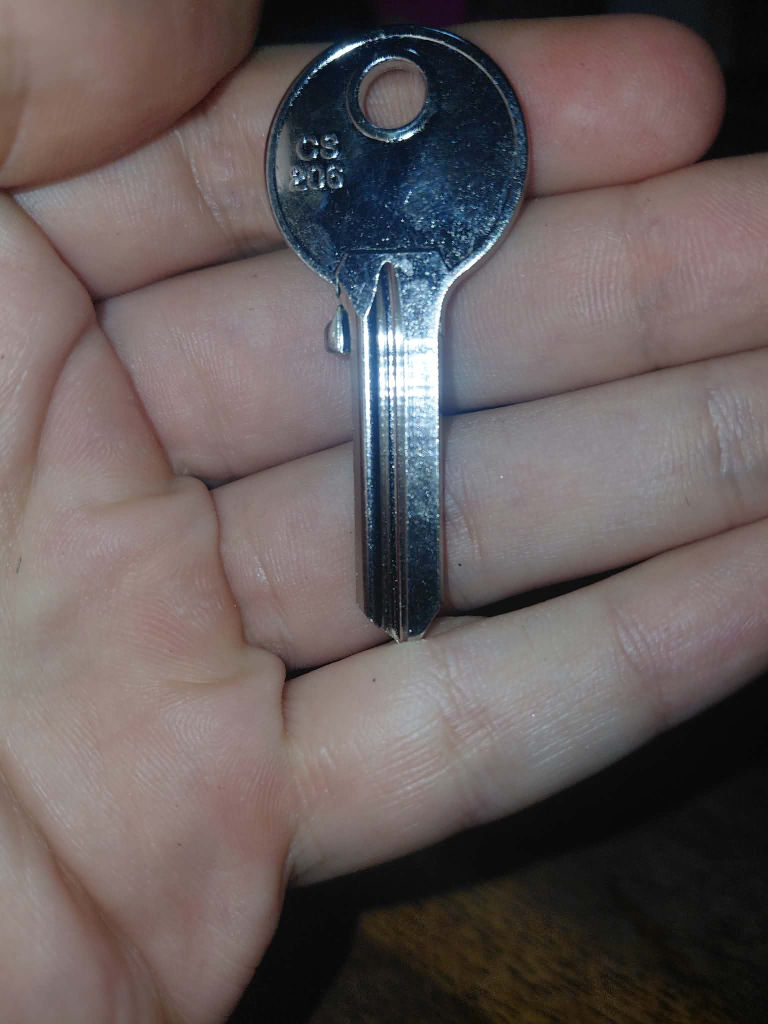
#> input picture backend/yolo/raw_images/C8 208/22af9ed4-f1ae-44d5-8799-f87e43d8c9a2.jpg, 1536 x 2048 px (shown at 1/2 size); its folder holds only this picture in this run
$ python prepare_dataset.py
#> lines starting #> are read from the running program, lines starting #| are printed output that depends on the picture
"""
Script de préparation et d'augmentation du dataset YOLOv8 Classification.
Usage :
    cd backend
    venv\\Scripts\\python yolo/prepare_dataset.py

Fonctionnement :
1. Vous téléchargez 3 à 10 photos par modèle de clé depuis Internet (Google Images, catalogues Silca/JMA).
2. Vous les rangez dans des sous-dossiers :
       backend/yolo/raw_images/
         SX9/    (images téléchargées pour SX9)
         TE2/    (images téléchargées pour TE2)
         EU6P/
         ...
3. Ce script s'occupe de TOUT le reste :
   - Redimensionnement et cadrage propre.
   - Augmentation réaliste (rotations légères, variations d'éclairage et contraste).
     *Note : Pas d'inversion miroir car les rainures gauche/droite d'une clé sont distinctives.*
   - Répartition automatique en train (80%) et val (20%) dans backend/yolo/dataset/.
"""
from pathlib import Path
import random
import shutil
from PIL import Image, ImageEnhance, ImageOps

RAW_DIR = Path(__file__).resolve().parent / "raw_images"
DATASET_DIR = Path(__file__).resolve().parent / "dataset"
TRAIN_DIR = DATASET_DIR / "train"
VAL_DIR = DATASET_DIR / "val"

SUPPORTED_EXTS = {".jpg", ".jpeg", ".png", ".webp"}


def preparer_image_carree(img: Image.Image, taille: int = 416) -> Image.Image:
    """Rend l'image carrée avec marges neutres pour éviter la déformation de la clé."""
    img = ImageOps.exif_transpose(img).convert("RGB")
    w, h = img.size
    max_dim = max(w, h)

    # Déterminer la couleur de fond par la médiane des bords
    carre = Image.new("RGB", (max_dim, max_dim), (240, 240, 240))
    carre.paste(img, ((max_dim - w) // 2, (max_dim - h) // 2))
    return carre.resize((taille, taille), Image.Resampling.LANCZOS)


def generer_variations(img_base: Image.Image, nb_voulu: int) -> list[Image.Image]:
    """Génère des variations réalistes simulant un smartphone ou une webcam."""
    variations = [img_base]

    angles = [-14, -10, -6, -3, 3, 6, 10, 14]
    luminosites = [0.8, 0.9, 1.1, 1.2, 1.3]
    contrastes = [0.85, 0.95, 1.1, 1.2]

    while len(variations) < nb_voulu:
        v = img_base.copy()

        # Rotation légère (clé posée sur une table)
        if random.random() > 0.3:
            angle = random.choice(angles)
            v = v.rotate(angle, resample=Image.Resampling.BILINEAR, fillcolor=(240, 240, 240))

        # Variation d'éclairage
        if random.random() > 0.3:
            lum = random.choice(luminosites)
            v = ImageEnhance.Brightness(v).enhance(lum)

        # Variation de contraste
        if random.random() > 0.4:
            con = random.choice(contrastes)
            v = ImageEnhance.Contrast(v).enhance(con)

        variations.append(v)

    return variations[:nb_voulu]


def traiter():
    if not RAW_DIR.exists():
        RAW_DIR.mkdir(parents=True, exist_ok=True)
        print("=" * 60)
        print("📁 Dossier créé :", RAW_DIR)
        print("=" * 60)
        print("Pour commencer :")
        print("1. Créez un sous-dossier par clé dans 'yolo/raw_images/' :")
        print("   Ex: yolo/raw_images/SX9/")
        print("       yolo/raw_images/TE2/")
        print("       yolo/raw_images/EU6P/")
        print("2. Déposez-y entre 3 et 10 photos téléchargées depuis le net.")
        print("3. Relancez ce script !")
        return

    classes = [d for d in RAW_DIR.iterdir() if d.is_dir()]
    if not classes:
        print(f"⚠️ Aucun sous-dossier trouvé dans {RAW_DIR}")
        print("Créez des sous-dossiers correspondant à vos modèles (ex: SX9, TE2, EU6P...)")
        return

    # Nettoyage et recréation de dataset/train et dataset/val
    if TRAIN_DIR.exists():
        shutil.rmtree(TRAIN_DIR)
    if VAL_DIR.exists():
        shutil.rmtree(VAL_DIR)

    TRAIN_DIR.mkdir(parents=True, exist_ok=True)
    VAL_DIR.mkdir(parents=True, exist_ok=True)

    print("=" * 60)
    print("   Génération & Augmentation du Dataset YOLO")
    print("=" * 60)

    total_train = 0
    total_val = 0

    for classe_dir in classes:
        classe_nom = classe_dir.name
        fichiers = [f for f in classe_dir.iterdir() if f.is_file() and f.suffix.lower() in SUPPORTED_EXTS]

        if not fichiers:
            print(f"⚠️ Classe '{classe_nom}' ignorée : aucune image valide.")
            continue

        images_base = []
        for f in fichiers:
            try:
                with Image.open(f) as img:
#> img is the input picture: PIL image 1536x2048 RGB; mean R, G, B 102.6, 92.4, 92.4
                    images_base.append(preparer_image_carree(img))
#> in preparer_image_carree, `carre = Image.new("RGB", (max_dim, max_dim), (240, 240, 240))`: carre: PIL image 2048x2048 RGB; every value is 240
#> in preparer_image_carree, `carre.paste(img, ((max_dim - w) // 2, (max_dim - h) // 2))`:
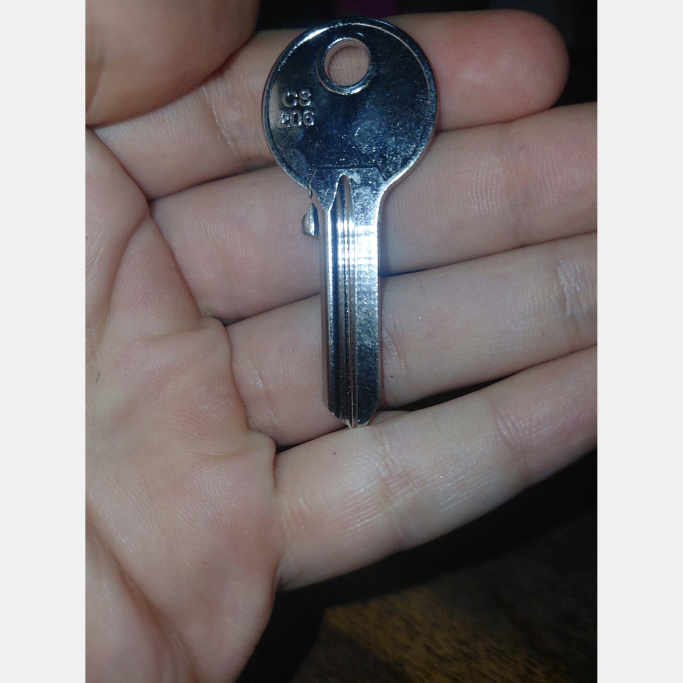
#> carre: PIL image 2048x2048 RGB (shown at 1/3 size); mean R, G, B 137, 129.3, 129.3
#> in preparer_image_carree, `return carre.resize((taille, taille), Image.Resampling.LANCZOS)`:
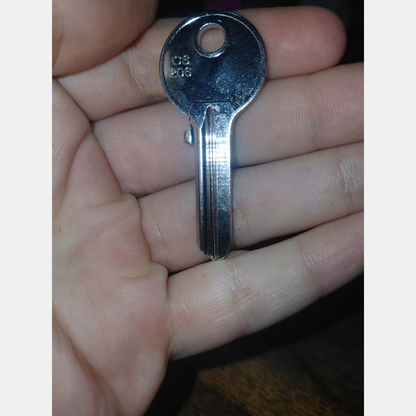
#> returned value: PIL image 416x416 RGB; mean R, G, B 137, 129.3, 129.3
            except Exception as e:
                print(f"  Erreur lecture {f.name} : {e}")

        if not images_base:
            continue

        # Objectif : ~35 images d'entraînement et ~10 images de validation par classe
        nb_train_cible = 35
        nb_val_cible = 10

        # Séparer les bases en train / val
        random.shuffle(images_base)
        if len(images_base) >= 2:
            base_val = [images_base[0]]
            base_train = images_base[1:]
        else:
            base_val = images_base
#> base_val = 1 item
            base_train = images_base
#> base_train = 1 item

        train_variations = []
        for img in base_train:
            train_variations.extend(generer_variations(img, max(1, nb_train_cible // len(base_train))))
#> this loop made 1 pass
#> (angles in generer_variations, luminosites in generer_variations, contrastes in generer_variations) on pass 1: ([-14, -10, -6, -3, 3, 6, 10, 14], [0.8, 0.9, 1.1, 1.2, 1.3], [0.85, 0.95, 1.1, 1.2])
#> after the loop, train_variations = 35 items

        val_variations = []
        for img in base_val:
            val_variations.extend(generer_variations(img, max(1, nb_val_cible // len(base_val))))
#> after the loop, val_variations = 10 items

        # Sauvegarde
        dest_train = TRAIN_DIR / classe_nom
        dest_val = VAL_DIR / classe_nom
        dest_train.mkdir(parents=True, exist_ok=True)
        dest_val.mkdir(parents=True, exist_ok=True)

        for i, img in enumerate(train_variations):
            img.save(dest_train / f"{classe_nom}_train_{i+1:03d}.jpg", quality=92)
            total_train += 1
#> this loop made 35 passes
#> pass 2, in traiter, `img.save(dest_train / f"{classe_nom}_train_{i+1:03d}.jpg", quality=92)`:
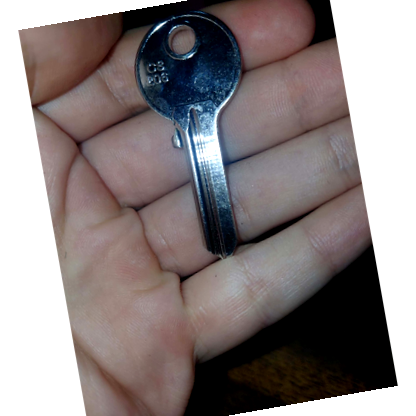
#> saved as C8 208_train_002.jpg: PIL image 416x416 RGB; mean R, G, B 140.1, 131.1, 131.3
#> after the loop, total_train = 35

        for i, img in enumerate(val_variations):
            img.save(dest_val / f"{classe_nom}_val_{i+1:03d}.jpg", quality=92)
            total_val += 1
#> this loop made 10 passes
#> pass 2, in traiter, `img.save(dest_val / f"{classe_nom}_val_{i+1:03d}.jpg", quality=92)`:
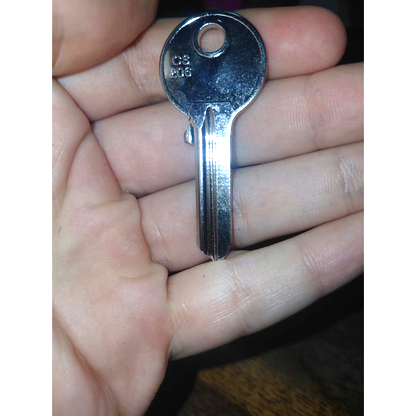
#> saved as C8 208_val_002.jpg: PIL image 416x416 RGB; mean R, G, B 163.3, 153.3, 153.1
#> after the loop, total_val = 10

        print(f"✅ Classe '{classe_nom}' : {len(fichiers)} image(s) source -> {len(train_variations)} train, {len(val_variations)} val")
#| ✅ Classe 'C8 208' : 1 image(s) source -> 35 train, 10 val
#> pass 2 of the loop in traiter, `for classe_dir in classes:`:
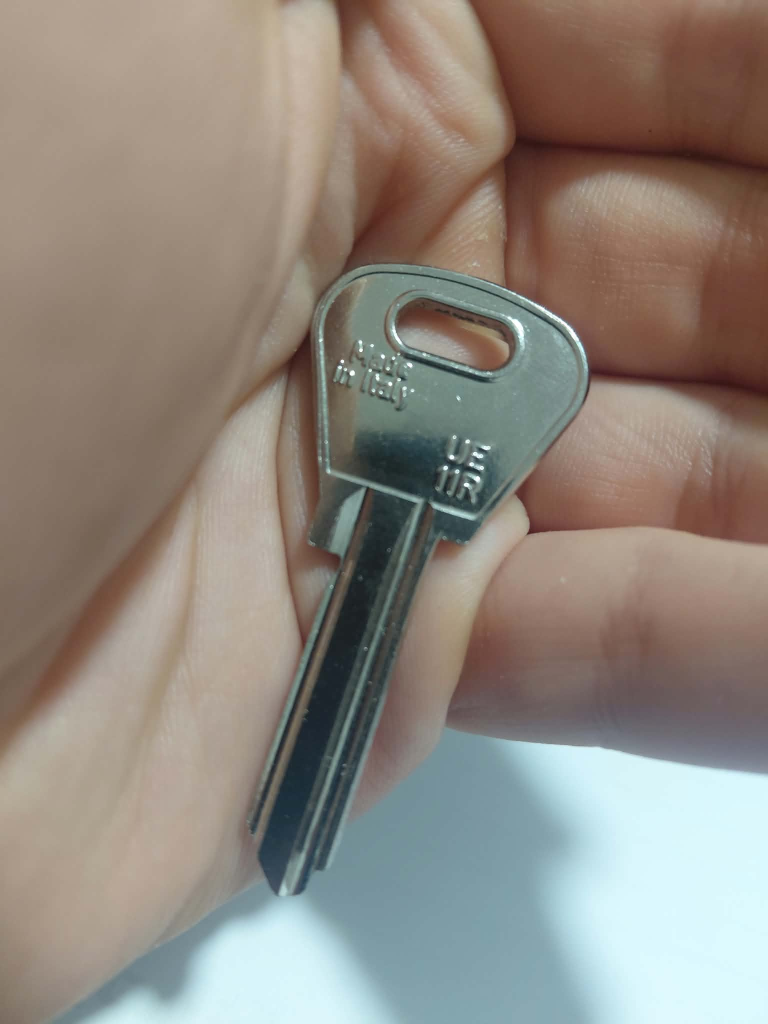
#> input picture backend/yolo/raw_images/UE 11R/55a4bc40-6a10-4ad4-acac-08ec9319869e.jpg, 1536 x 2048 px (shown at 1/2 size)
#> in traiter, img is the input picture: PIL image 1536x2048 RGB; mean R, G, B 144, 135.5, 126.4
#> in preparer_image_carree (call 2), `return carre.resize((taille, taille), Image.Resampling.LANCZOS)`:
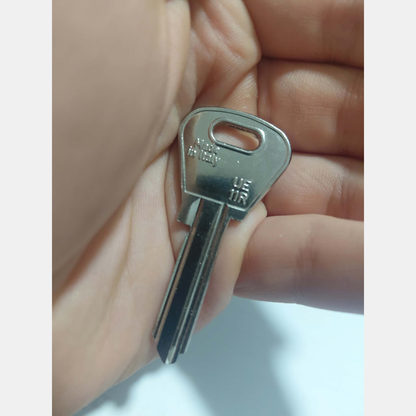
#> returned value: PIL image 416x416 RGB; mean R, G, B 168, 161.6, 154.8
#> the loop in traiter, `for img in base_train:` made 1 pass
#> the loop in traiter, `for img in base_val:` made 1 pass
#> the loop in traiter, `for i, img in enumerate(train_variations):` made 35 passes
#> after the loop in traiter, `for i, img in enumerate(train_variations):`: total_train = 70
#> the loop in traiter, `for i, img in enumerate(val_variations):` made 10 passes
#> pass 2, in traiter, `img.save(dest_val / f"{classe_nom}_val_{i+1:03d}.jpg", quality=92)`:
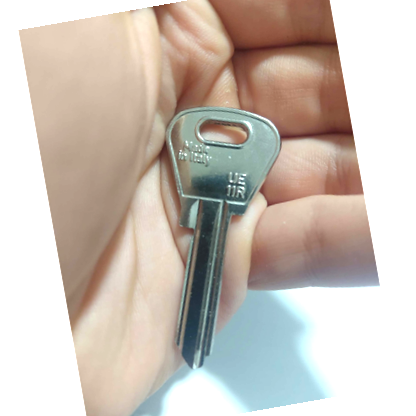
#> saved as UE 11R_val_002.jpg: PIL image 416x416 RGB; mean R, G, B 203.3, 192.9, 183.8
#> after the loop in traiter, `for i, img in enumerate(val_variations):`: total_val = 20
#| ✅ Classe 'UE 11R' : 1 image(s) source -> 35 train, 10 val

    print("=" * 60)
    print(f"🎉 Dataset prêt : {total_train} images train, {total_val} images val.")
#| 🎉 Dataset prêt : 70 images train, 20 images val.
    print("👉 Vous pouvez maintenant lancer l'entraînement avec :")
    print("   cd backend && venv\\Scripts\\python yolo/train.py")
    print("=" * 60)


if __name__ == "__main__":
    traiter()
